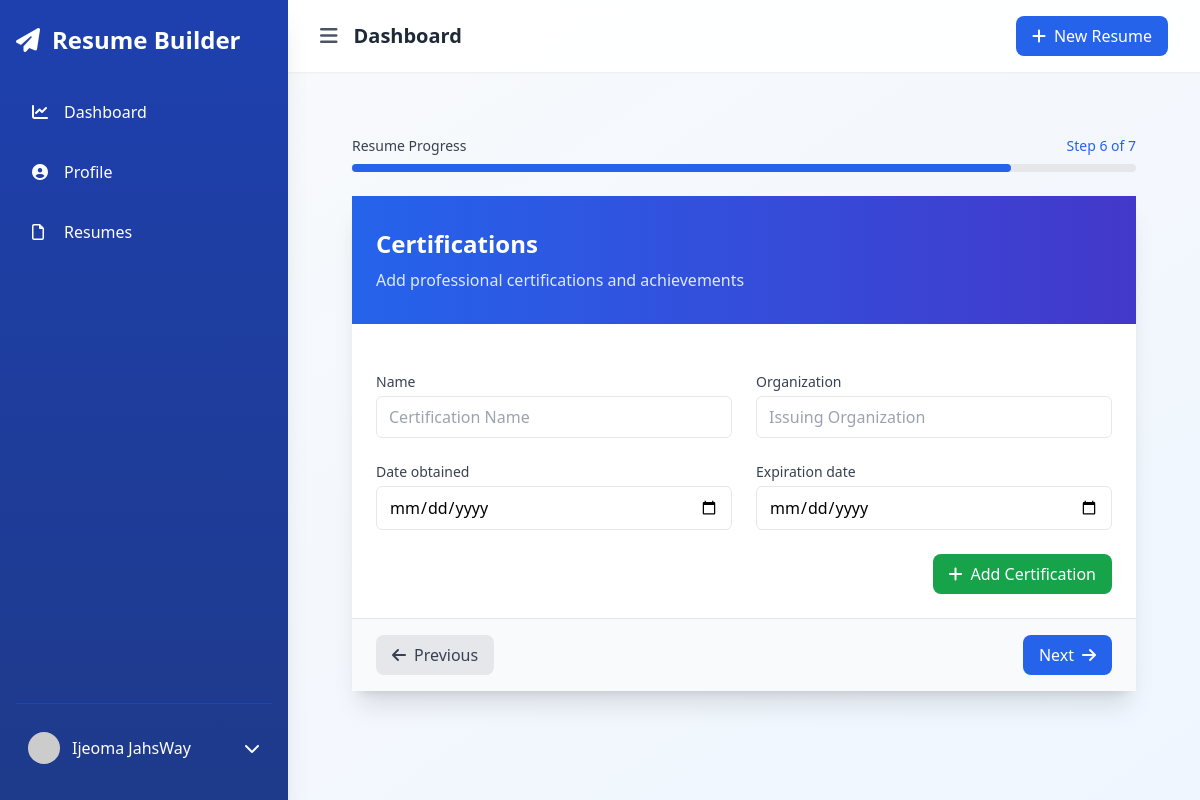
/resumes/novas-resume-962922d6/certifications/ (signed in), run on an earlier commit of the app's database.
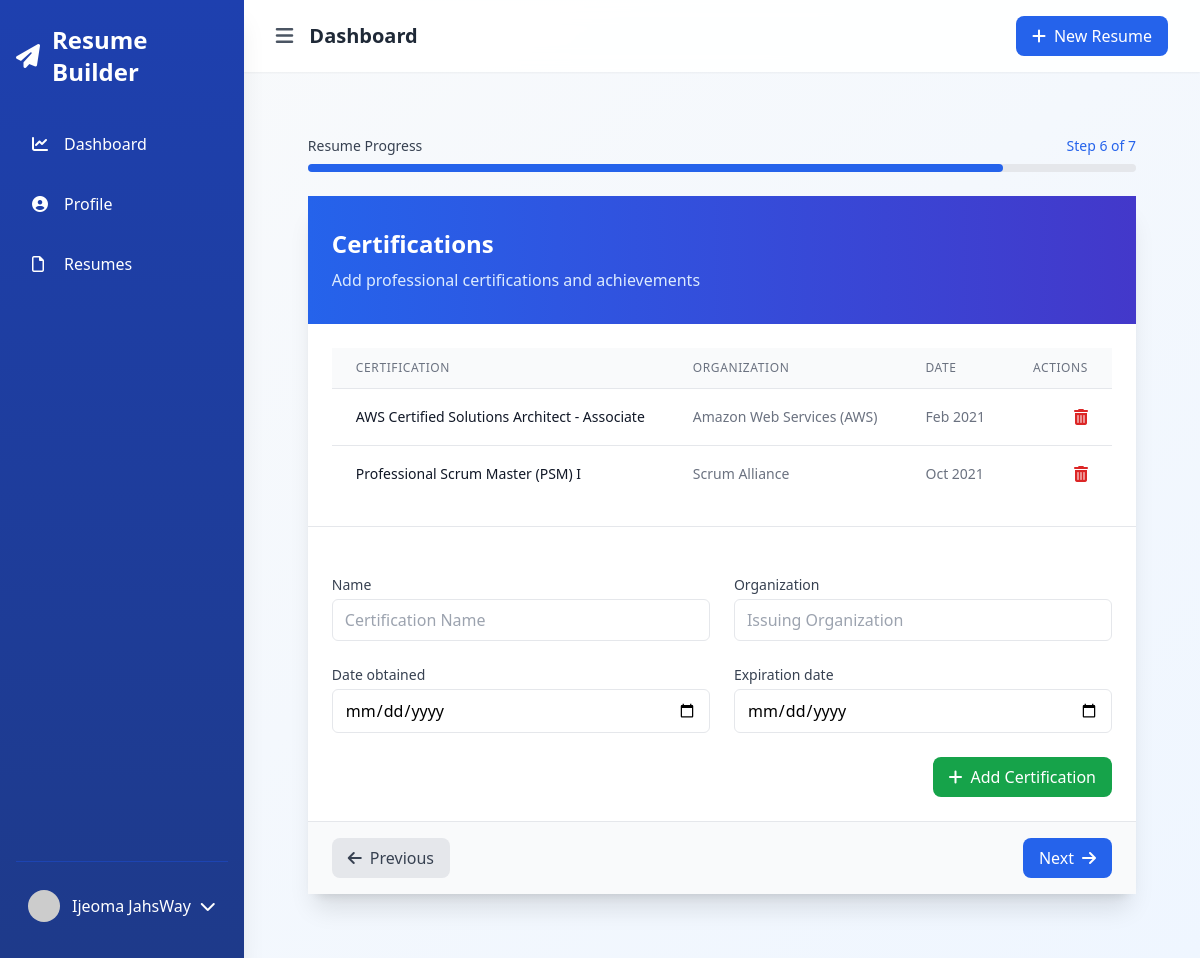
And on a later commit of the database.
### resumes/models.py (models this page shows)
class Certification(models.Model):
    resume = models.ForeignKey(Resume, on_delete=models.CASCADE)
    name = models.CharField(max_length=100)
    organization = models.CharField(max_length=100)
    date_obtained = models.DateField()
    expiration_date = models.DateField(null=True, blank=True)

### resumes/views.py (the view)
# urls.py: path('<slug:resume_slug>/certifications/', views.certifications, name='resume_certifications'),
@login_required
def certifications(request, resume_slug):
    resume = get_object_or_404(Resume, slug=resume_slug, user=request.user)
    certifications = resume.certification_set.all()
    if request.method == 'POST':
        form = CertificationForm(request.POST)
        if form.is_valid():
            certification = form.save(commit=False)
            certification.resume = resume
            certification.save()
            messages.success(request, 'Certification added successfully.')
            return redirect('resume_certifications', resume_slug=resume.slug)
    else:
        form = CertificationForm()
    return render(request, 'resumes/certifications.html', {
        'form': form,
        'certifications': certifications,
        'resume': resume,
        'section': 'certifications'
    })

### resumes/forms.py (shortened to what this page needs)
class CertificationForm(forms.ModelForm):
    class Meta:
        model = Certification
        fields = ['name', 'organization', 'date_obtained', 'expiration_date']
        widgets = {
            'name': forms.TextInput(attrs={
                'class': 'w-full px-3 py-2 border rounded-md focus:outline-none focus:ring-2 focus:ring-blue-500',
                'placeholder': 'Certification Name'
            }),
            'organization': forms.TextInput(attrs={
                'class': 'w-full px-3 py-2 border rounded-md focus:outline-none focus:ring-2 focus:ring-blue-500',
                'placeholder': 'Issuing Organization'
            }),
            'date_obtained': forms.DateInput(attrs={
                'type': 'date',
                'class': 'w-full px-3 py-2 border rounded-md focus:outline-none focus:ring-2 focus:ring-blue-500'
            }),
            'expiration_date': forms.DateInput(attrs={
                'type': 'date',
                'class': 'w-full px-3 py-2 border rounded-md focus:outline-none focus:ring-2 focus:ring-blue-500'
            }),
        }

### resumes/templates/resumes/certifications.html (shortened to what the changed rows need)
{% extends "accounts/dashboard_base.html" %}
{% block content %}
<div class="max-w-4xl mx-auto px-4 sm:px-6 lg:px-8 py-8">
    <div class="bg-white rounded-2xl shadow-xl">
        <div class="bg-gradient-to-r from-blue-600 to-indigo-700 px-6 py-8">
            <h2 class="text-2xl font-bold text-white">Certifications</h2>
        </div>
        {% if certifications %}
            <div class="p-6 border-b border-gray-200">
                <div class="overflow-x-auto">
                    <table class="min-w-full divide-y divide-gray-200">
                        <thead>
                            <tr class="bg-gray-50">
                                <th class="px-6 py-3 text-left text-xs font-medium text-gray-500 uppercase tracking-wider">Certification</th>
                                <th class="px-6 py-3 text-left text-xs font-medium text-gray-500 uppercase tracking-wider">Organization</th>
                                <th class="px-6 py-3 text-left text-xs font-medium text-gray-500 uppercase tracking-wider">Date</th>
                                <th class="px-6 py-3 text-right text-xs font-medium text-gray-500 uppercase tracking-wider">Actions</th>
                            </tr>
                        </thead>
                        <tbody class="bg-white divide-y divide-gray-200">
                            {% for certification in certifications %}
                                <tr class="hover:bg-gray-50">
                                    <td class="px-6 py-4 whitespace-nowrap text-sm font-medium text-gray-900">
                                        {{ certification.name }}
                                    </td>
                                    <td class="px-6 py-4 whitespace-nowrap text-sm text-gray-500">
                                        {{ certification.organization }}
                                    </td>
                                    <td class="px-6 py-4 whitespace-nowrap text-sm text-gray-500">
                                        {{ certification.date_obtained|date:"M Y" }}
                                    </td>
                                    <td class="px-6 py-4 whitespace-nowrap text-right">
                                        <form method="post" action="{% url 'delete_certification' resume.slug certification.id %}">
                                            <button type="submit" class="text-red-600 hover:text-red-800 transition-colors">
                                                <i class="fas fa-trash-alt"></i>
                                            </button>
                                        </form>
                                    </td>
                                </tr>
                            {% endfor %}
                        </tbody>
                    </table>
                </div>
            </div>
        {% endif %}
        <div class="p-6">
            <form method="post" class="space-y-6">
                <div class="grid grid-cols-1 md:grid-cols-2 gap-6">
                    {% for field in form %}
                        <div class="space-y-1">
                            <label for="{{ field.id_for_label }}" class="block text-sm font-medium text-gray-700">
                                {{ field.label }}
                            </label>
                            {{ field }}
                        </div>
                    {% endfor %}
                </div>
            </form>
        </div>
    </div>
</div>
{% endblock %}

What changed in the data, as far as the page shows it:
added Certification: name "AWS Certified Solutions Architect - Associate", organization "Amazon Web Services (AWS)", date_obtained "Feb 2021"
added Certification: name "Professional Scrum Master (PSM) I", organization "Scrum Alliance", date_obtained "Oct 2021"
Also different on the page:
text now shown: "CERTIFICATION ORGANIZATION DATE ACTIONS"
